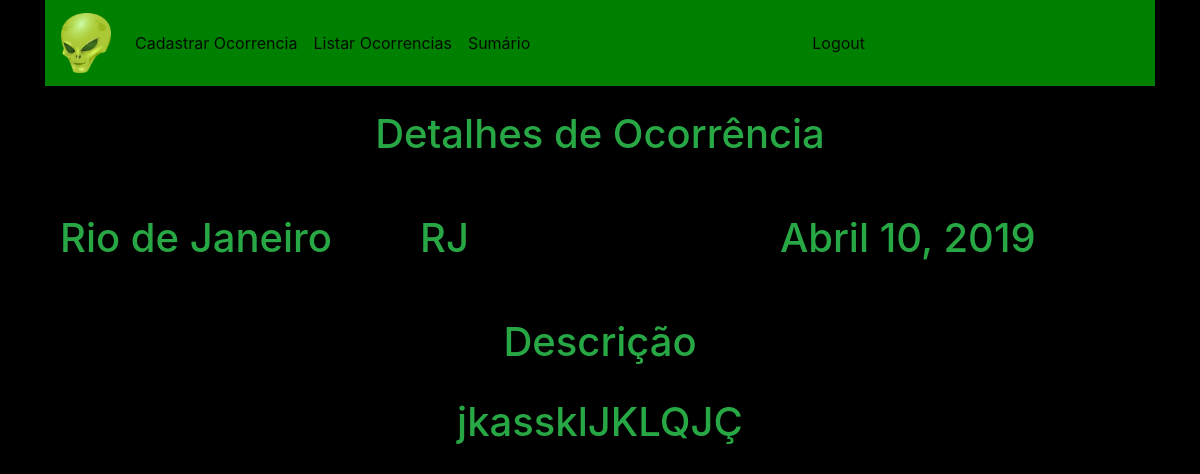
The page /details/b2d7700c44174c25bf29e29128974d53/ on the database its author committed.
### agroglifos/models.py (models this page shows, shortened)
class Agroglifos(models.Model):
    city = models.CharField(max_length=200)
    state = models.CharField(max_length=200)
    date = models.DateField()
    description = models.CharField(max_length=900, default='N/D')
    uuid = models.CharField(default='-- -- --', max_length=300)
    url = models.URLField(default='-- -- --', max_length=300)

### agroglifos/views.py (the view)
# urls.py: path('details/<str:uuid>/', views.details, name='details'),
def details(request, uuid):
    occurrence = Agroglifos.objects.get(uuid=uuid)
    context = {
      'occurrence': occurrence
    }
    return render(request, "details.html", context)

### agroglifos/templates/details.html (shortened to what this page needs)
<!DOCTYPE html>
<html lang="pt-br">
  <head>
    <link rel="stylesheet" href="https://stackpath.bootstrapcdn.com/bootstrap/4.1.3/css/bootstrap.min.css">
  </head>
  <body>
    <div class="container">
      <nav class="navbar navbar-light navbar-expand-lg" style="background-color: green;">
        <a class="navbar-brand" href="/home/">
          <img src="/../static/img/alien.png" width="50" height="60" id="alien">
        </a>
        <div class="collapse navbar-collapse" id="navbarSupportedContent">
          <ul class="navbar-nav mr-auto">
            <li class="nav-item active">
              <a class="nav-link" href="/register_occur/">Cadastrar Ocorrencia<span class="sr-only">(current)</span></a>
            </li>
            <li class="nav-item active">
              <a class="nav-link" href="/list_occurrences/">Listar Ocorrencias</a>
            </li>
            <li class="nav-item active">
              <a class="nav-link" href="/summary/">Sumário</a>
            </li>
          </ul>
          <ul class="navbar-nav mr-auto">
            <li class="nav-item active">
              <a class="nav-link" href="/login/">Logout</a>
            </li>
          </ul>
        </div>
      </nav>
      <br>
      <center>
        <div class="text-success">
          <h1>Detalhes de Ocorrência</h1>
        </div>
      </center>
      <br>
      <br>
      <div class="text-success form-row container">
            <h1 class="col">{{ occurrence.city }}</h1>
            <h1 class="col">{{ occurrence.state }}</h1>
            <h1 class="col">{{ occurrence.date }}</h1>
      </div>
      <br>
      <br>
      <center class="text-success">
        <h1>Descrição</h1>
        <br>
        <h1>{{ occurrence.description }}</h1>
      </center>
  </body>
</html>

### agroglifos/templates/details.html (style rules this page uses)
body { background-color:black }

### rows shown on the page
Agroglifos: city "Rio de Janeiro", state "RJ", date "Abril 10, 2019", description "jkassklJKLQJÇ"
